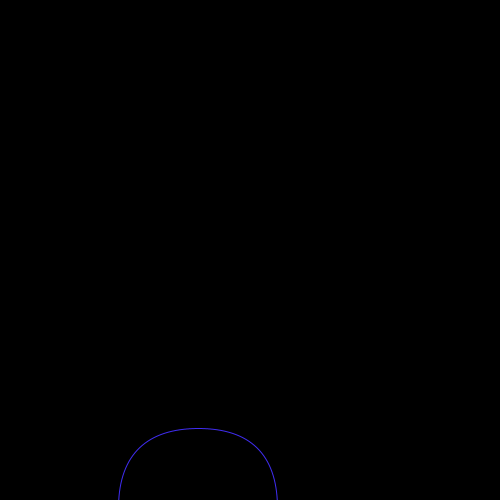
Frame 1 (no input)
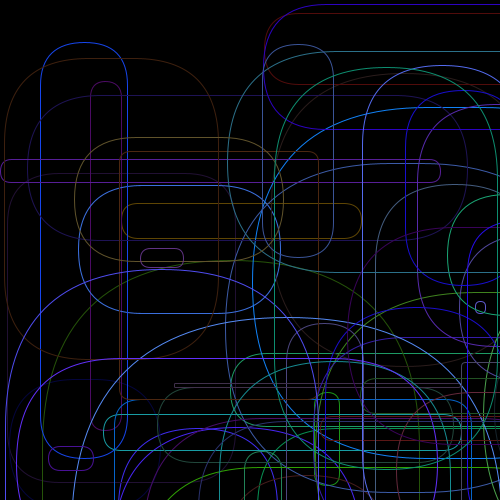
Frame 60 (the mouse pressed at the canvas centre just before this capture)
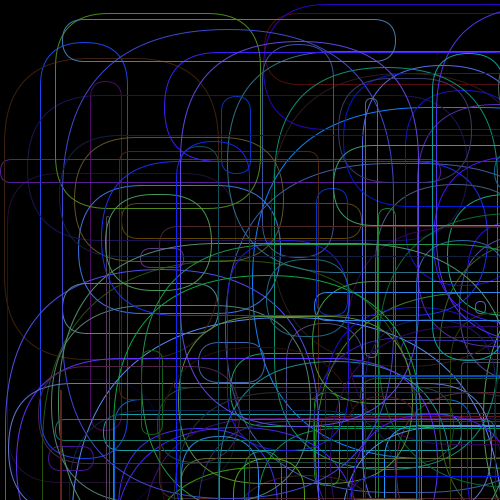
Frame 120 (the mouse held since frame 60 and released just before this capture)

The Processing sketch that drew these frames (run headless with seeded random() and noise(); from frame 60 on, the mouse is pressed at the canvas centre):

// Processing sketch: idontknow
// ── idontknow.pde
void setup(){
  background(0);
  size(500,500);
}// end setup

void draw(){ 
  noFill();
  stroke(random(100), random(175), random(255));
  rect(random(500), random(500), random (500), random(500), random(500));
}

 void mousePressed(){
   stroke(255);
   for(int i=0;i<1999; i+=1);
   ellipse(0,0, random(100), random(100));
   
 }// end mousepressed
